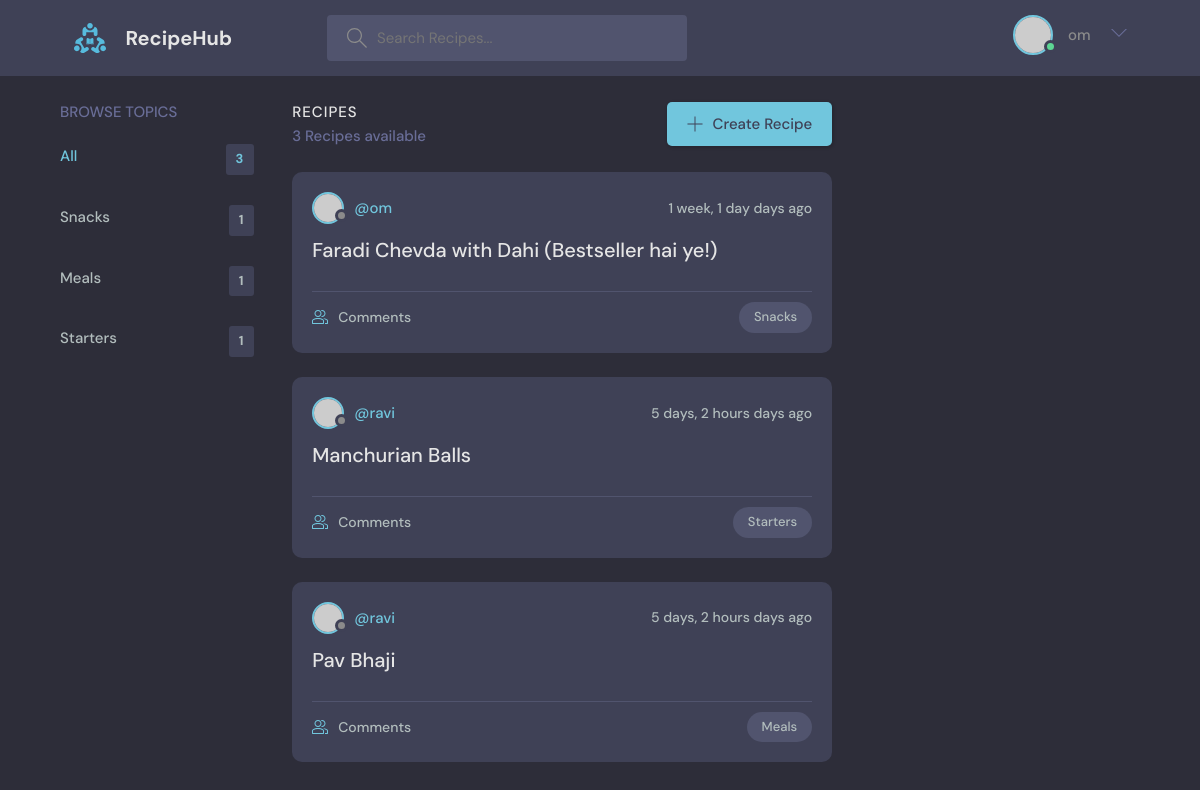
Screenshot of / (signed in) with the database file from the repository.
### base/models.py (models this page shows, shortened)
class Topic(models.Model):
    name = models.CharField(max_length=200)

class Recipe(models.Model):
    host = models.ForeignKey(User, on_delete=models.SET_NULL, null=True)
    topic = models.ForeignKey(Topic, on_delete=models.SET_NULL, null=True)
    name = models.CharField(max_length=200)
    description = models.TextField(null=True, blank=True)
    updated = models.DateTimeField(auto_now=True)
    created = models.DateTimeField(auto_now_add=True)
    class Meta:
        ordering = ['-updated', '-created']

### base/views.py (the view)
# urls.py: path('', views.home, name="home"),
def home(request):
    q = request.GET.get('q') if request.GET.get('q') != None else ''
    recipes = Recipe.objects.filter(
        Q(topic__name__icontains=q) |   # search by topic name
        Q(name__icontains=q) |          # search by recipe
        Q(description__icontains=q)     # search by description of recipe
    )
    topics = Topic.objects.all()
    recipe_count = recipes.count()
    context = {'recipes': recipes, 'topics': topics, 'recipe_count': recipe_count}
    return render(request, 'home.html', context)

### templates/home.html (shortened to what this page needs)
{% extends 'main.html' %}
{% block content %}
    <main class="layout layout--3">
      <div class="container">
        {% include 'topics_component.html' %}
        <div class="roomList">
          <div class="roomList__header">
            <div>
              <h2>Recipes</h2>
              <p>{{recipe_count}} Recipes available</p>
            </div>
            <a class="btn btn--main" href="{% url 'create-recipe' %}">
              <svg version="1.1" xmlns="http://www.w3.org/2000/svg" width="32" height="32" viewBox="0 0 32 32">
                <title>add</title>
                <path d="M16.943 0.943h-1.885v14.115h-14.115v1.885h14.115v14.115h1.885v-14.115h14.115v-1.885h-14.115v-14.115z"></path>
              </svg>
              Create Recipe
            </a>
          </div>
          {% include 'feed_component.html' %}
        </div>
      </div>
    </main>
{% endblock %}

### templates/navbar.html (shortened to what this page needs)
{% load static %}
<header class="header header--loggedIn">
      <div class="container">
        <a href="{% url 'home' %}" class="header__logo">
          <img src="{% static 'images/logo.svg' %}" />
          <h1>RecipeHub</h1>
        </a>
        <form class="header__search" method="GET" action="{% url 'home' %}">
          <label>
            <input name="q" placeholder="Search Recipes..." />
          </label>
        </form>
        <nav class="header__menu">
          {% if request.user.is_authenticated %}
          <div class="header__user">
            <a href="{% url 'user-profile' request.user.id %}">
              <div class="avatar avatar--medium active">
                <img src="https://randomuser.me/api/portraits/men/37.jpg" />
              </div>
              <p>{{request.user.username}}</p>
            </a>
            <button class="dropdown-button">
              <svg version="1.1" xmlns="http://www.w3.org/2000/svg" width="32" height="32" viewBox="0 0 32 32">
                <title>chevron-down</title>
                <path d="M16 21l-13-13h-3l16 16 16-16h-3l-13 13z"></path>
              </svg>
            </button>
          </div>
          {% else %}
          <a href="{% url 'login' %}">
            <img src="{% static 'images/avatar.svg' %}">
            <p>Login</p>
          </a>
          {% endif %}
        </nav>
      </div>
    </header>

### templates/topics_component.html
<div class="topics">
    <div class="topics__header">
        <h2>Browse Topics</h2>
    </div>
    <ul class="topics__list">
        <li>
            <a href="{% url 'home' %}" class="active">All <span>{{topics.count}}</span></a>
        </li>
        {% for topic in topics %}
        <li>
            <a href="{% url 'home' %}?q={{topic.name}}">{{topic.name}} <span>{{topic.recipe_set.all.count}}</span></a>
        </li>
        {% endfor %}
    </ul>
</div>

### templates/feed_component.html (shortened to what this page needs)
{% for recipe in recipes %}
    <div class="roomListRoom">
        <div class="roomListRoom__header">
            <a href="{% url 'user-profile' recipe.host.id %}" class="roomListRoom__author">
                <div class="avatar avatar--small">
                    <img src="https://randomuser.me/api/portraits/women/11.jpg" />
                </div>
                <span>@{{recipe.host.username}}</span>
            </a>
            <div class="roomListRoom__actions">
                <span>{{recipe.created|timesince}} days ago</span>
            </div>
        </div>
        <div class="roomListRoom__content">
            <a href="{% url 'recipe' recipe.id %}">{{recipe.name}}</a>
        </div>
        <div class="roomListRoom__meta">
            <a href="{% url 'recipe' recipe.id %}" class="roomListRoom__joined">
                Comments
            </a>
            <p class="roomListRoom__topic">{{recipe.topic.name}}</p>
        </div>
    </div>
{% endfor %}

### rows the page displays
Topic: name "Snacks", recipe_set.all.count "1"
Topic: name "Meals", recipe_set.all.count "1"
Topic: name "Starters", recipe_set.all.count "1"
Recipe: host.username "om", created "1 week, 1 day", name "Faradi Chevda with Dahi (Bestseller hai ye!)", topic.name "Snacks"
Recipe: host.username "ravi", created "5 days, 2 hours", name "Manchurian Balls", topic.name "Starters"
Recipe: host.username "ravi", created "5 days, 2 hours", name "Pav Bhaji", topic.name "Meals"

### other values shown
{{ request.user.username }} "om"
{{ topics.count }} "3"
{{ recipe_count }} "3"
